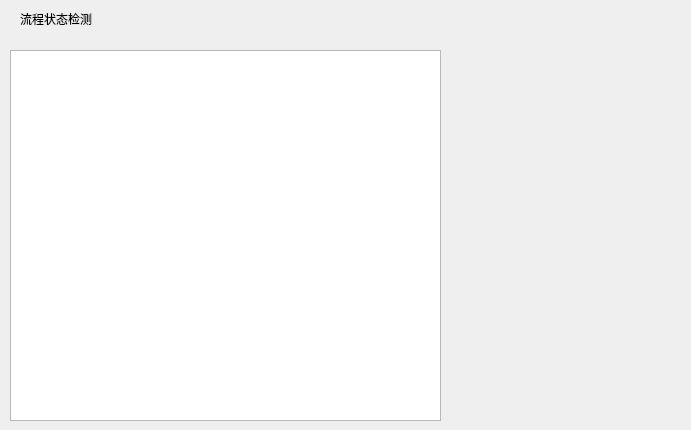
<?xml version="1.0" encoding="UTF-8"?>
<ui version="4.0">
 <class>Form</class>
 <widget class="QWidget" name="Form">
  <property name="geometry">
   <rect>
    <x>0</x>
    <y>0</y>
    <width>691</width>
    <height>430</height>
   </rect>
  </property>
  <property name="windowTitle">
   <string>Form</string>
  </property>
  <widget class="QTextEdit" name="textEdit">
   <property name="geometry">
    <rect>
     <x>10</x>
     <y>50</y>
     <width>431</width>
     <height>371</height>
    </rect>
   </property>
  </widget>
  <widget class="QLabel" name="label">
   <property name="geometry">
    <rect>
     <x>20</x>
     <y>10</y>
     <width>91</width>
     <height>17</height>
    </rect>
   </property>
   <property name="text">
    <string>流程状态检测</string>
   </property>
  </widget>
 </widget>
 <resources/>
 <connections/>
</ui>
